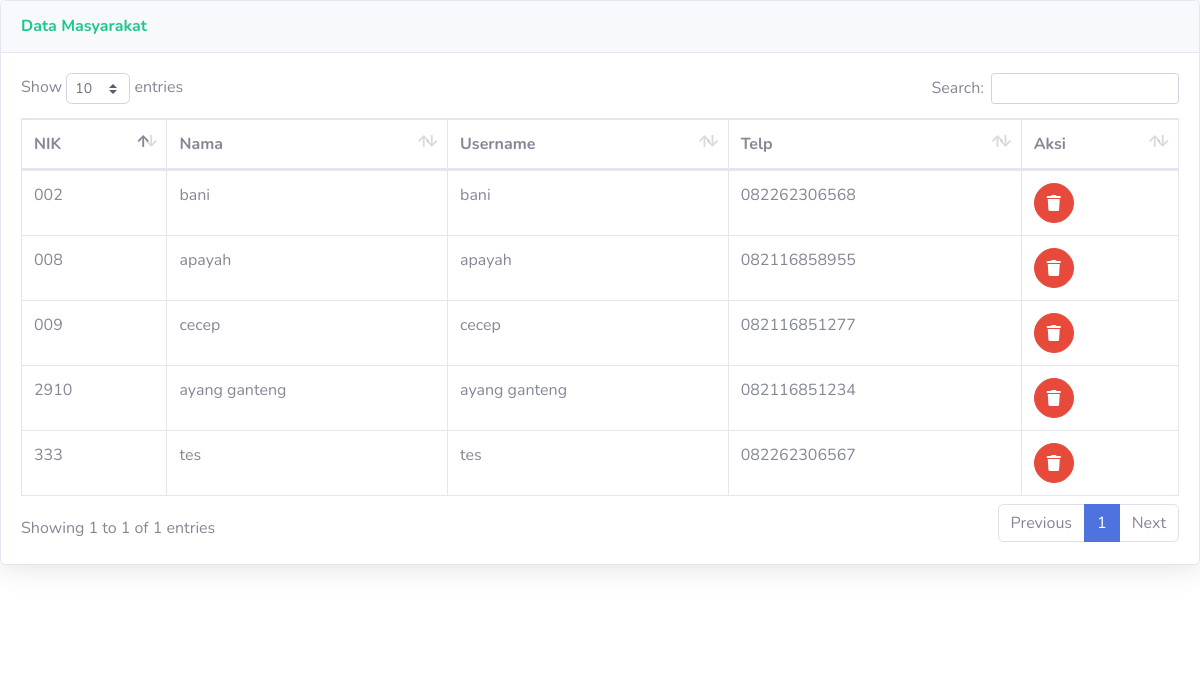
Page /admin/lihat_masyarakat.php on the earlier database version.
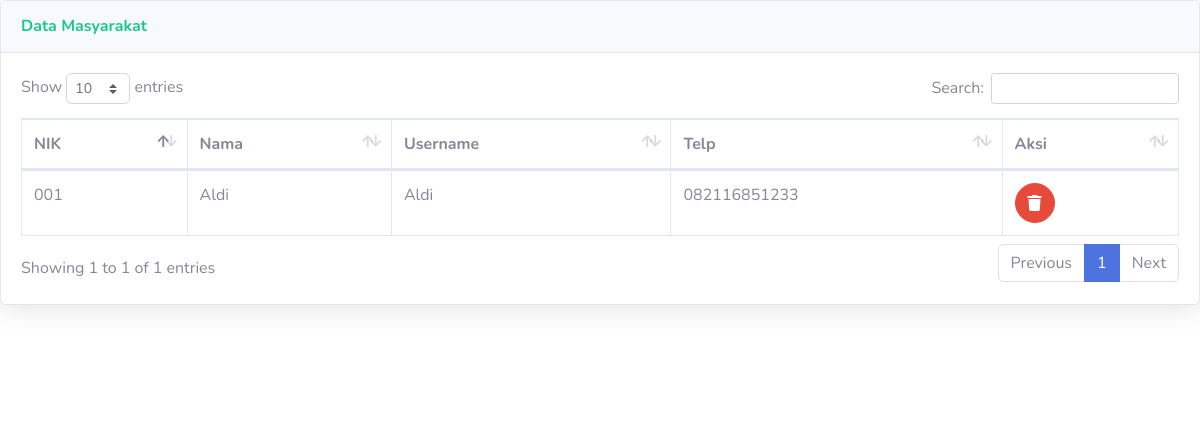
Same page on the later database version.
### tables this page shows
CREATE TABLE `masyarakat` (
  `nik` varchar(16) NOT NULL,
  `nama` varchar(35) NOT NULL,
  `username` varchar(25) NOT NULL,
  `password` varchar(32) NOT NULL,
  `telp` varchar(12) NOT NULL
);

### admin/lihat_masyarakat.php (the view, shortened to what this page needs)
<!DOCTYPE html>
<html lang="en">
<head>
  <link href="../vendor/fontawesome-free/css/all.min.css" rel="stylesheet" type="text/css">
  <link href="../css/sb-admin-2.min.css" rel="stylesheet">
  <link href="../vendor/datatables/dataTables.bootstrap4.min.css" rel="stylesheet">
</head>
<body id="page-top">
          <div class="card shadow mb-4">
            <div class="card-header py-3">
              <h6 class="m-0 font-weight-bold text-success">Data Masyarakat</h6>
            </div>
            <div class="card-body">
              <div class="table-responsive">
                <table class="table table-bordered" id="dataTable" width="100%" cellspacing="0">
                  <thead>
                    <tr>
                      <th>NIK</th>
                      <th>Nama</th>
                      <th>Username</th>
                      <th>Telp</th>
                      <th>Aksi</th>
                    </tr>
                  </thead>
                  <?php
                  require '../koneksi.php';
                  $sqli=mysqli_query($konek, "select * from masyarakat");
                  while ($data=mysqli_fetch_array($sqli)) {
                  ?>
                  <tbody>
                    <tr>
                        <td><?php echo $data['nik']; ?></td>
                        <td><?php echo $data['nama']; ?></td>
                        <td><?php echo $data['username']; ?></td>
                        <td><?php echo $data['telp']; ?></td>
                      <td>
                    <a href="delete_masyarakat.php?nik=<?php echo $data['nik']; ?>"
                    class="btn btn-danger btn-circle" onclick="return confirm('Yakin akan dihapus?')">
                        <i class="fa fa-trash"></i>
                    </a>
                      </td>
                    </tr>
                  </tbody>
                  <?php } ?>
                </table>
              </div>
            </div>
          </div>
      <footer class="sticky-footer bg-white">
      </footer>
</body>
</html>

Differences in the rows shown:
removed masyarakat: nik "002", nama "bani", username "bani", telp "082262306568"
removed masyarakat: nik "008", nama "apayah", username "apayah", telp "082116858955"
removed masyarakat: nik "009", nama "cecep", username "cecep", telp "082116851277"
removed masyarakat: nik "2910", nama "ayang ganteng", username "ayang ganteng", telp "082116851234"
removed masyarakat: nik "333", nama "tes", username "tes", telp "082262306567"
added masyarakat: nik "001", nama "Aldi", username "Aldi", telp "082116851233"
